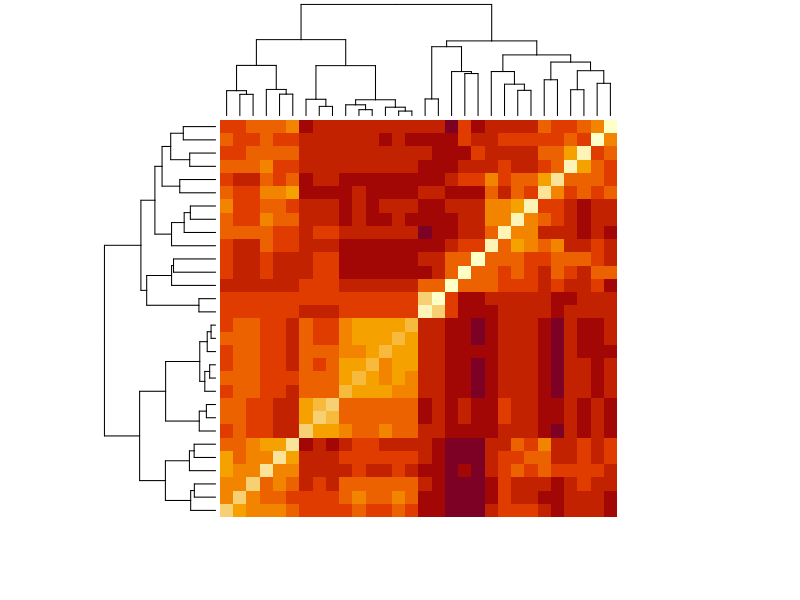
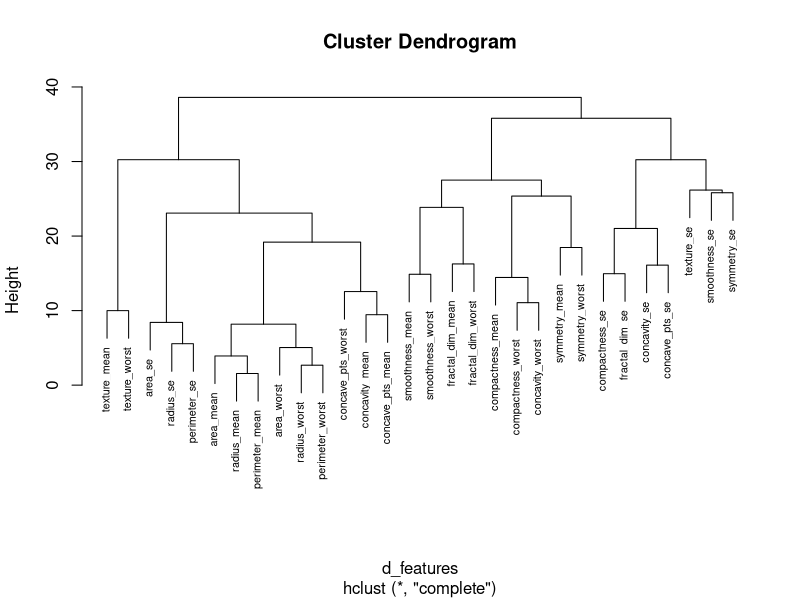
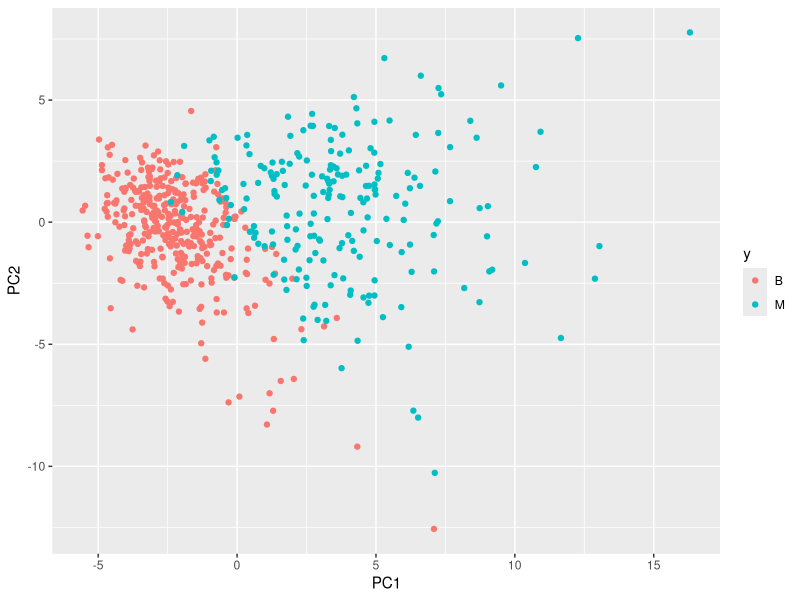
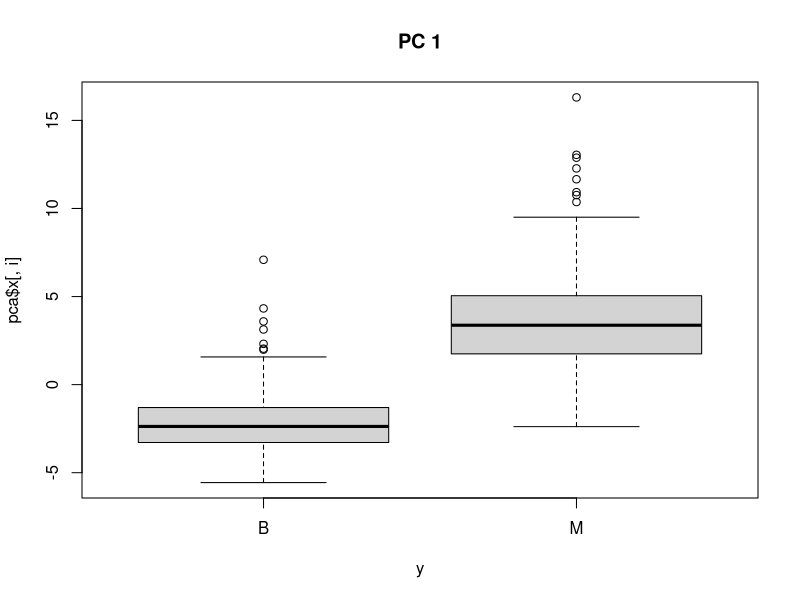
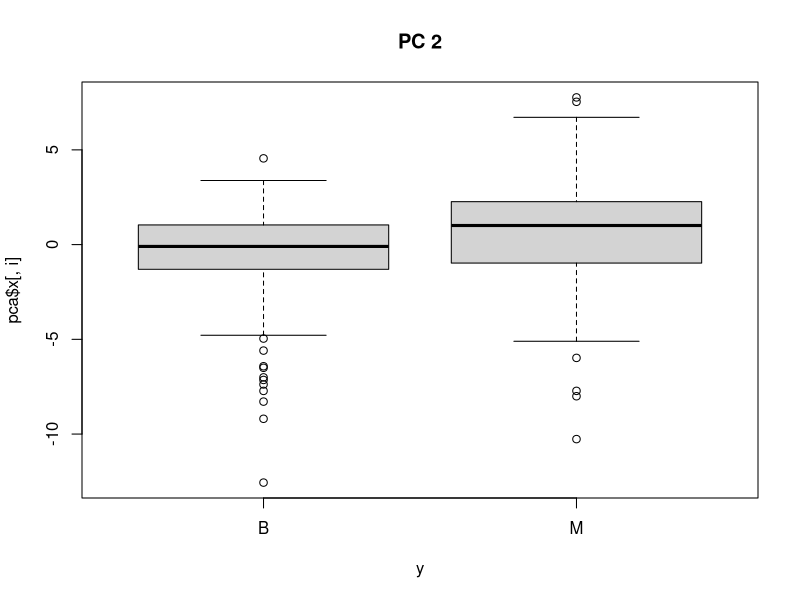
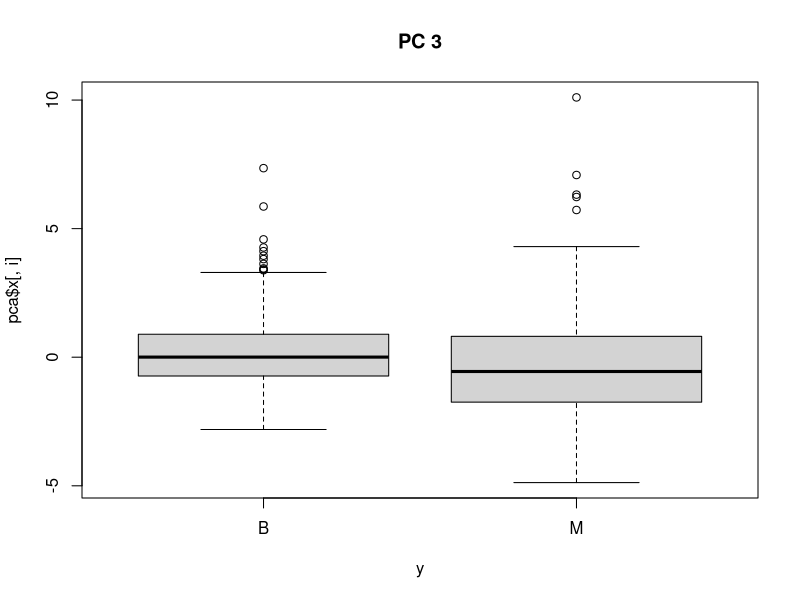
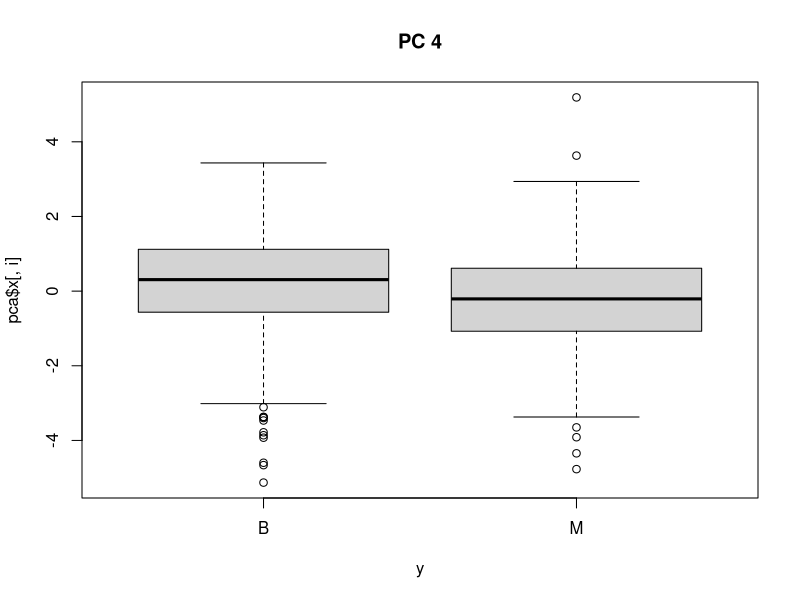
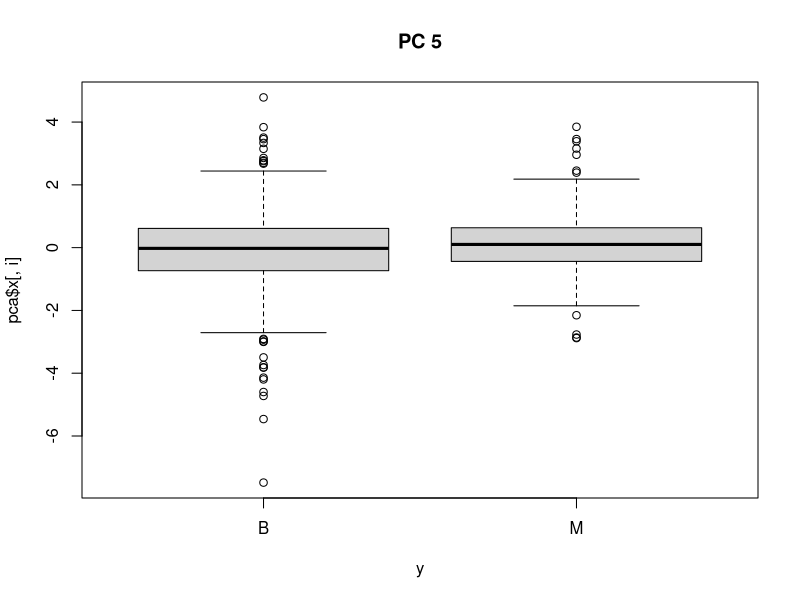

Write the R code that produced these figures, in order. (Note: this script raises an error after producing the figures.)
## ---- chunk 1
knitr::opts_chunk$set(echo = TRUE)
## ---- chunk 2
options(digits = 3)
library(matrixStats)
library(tidyverse)
library(caret)
library(dslabs) #make sure this package is updated by typing: install.packages("dslabs")
data(brca)
## ---- chunk 3
str(brca) #check the structure of the database
dim(brca$x)[1] #determine the number of samples
dim(brca$x)[2] #determine the number of features
mean(brca$y == "M") #determine the proportion of malignant samples
which.max(colMeans(brca$x)) #determine the column number with the highest mean
which.min(colSds(brca$x)) #determine the column number with the lowest sd
## ---- chunk 4
x <- brca$x
y <- brca$y

scale1 <- sweep(x, 2, colMeans(x), FUN = "-")#scale each column by subtracting the column mean
class(scale1)
scale2 <- sweep(scale1, 2, colSds(scale1), FUN = "/") #rescale by dividing by the column SD.
## ---- chunk 5
sd(scale2[,1]) #determine SD of the 1st column
median(scale2[,1]) #determine the median of the 1st column
## ---- chunk 6
dist3 <- dist(scale2)
dist3 <- as.matrix(dist3) #convert dist object into matrix
## ---- chunk 7
ind_B <- which(y == "B")
ind_M <- which(y == "M")
## ---- chunk 8
as.matrix(dist3[ind_B,]) [1:5, 1:5] 
## ---- chunk 9
vektor_dist <- dist3[1,] #Only 1st row is extracted, since we're only interested in comparisons to the 1st sample
mean(vektor_dist[ind_B])
## ---- chunk 10
mean(vektor_dist[ind_M])
## ---- chunk 11
d_features <- dist(t(scale2))
Heatmap_features <- heatmap(as.matrix(d_features), labRow = NA, labCol = NA)
Heatmap_features
## ---- chunk 12
png(filename="Figs/Heatmap_features.png")
heatmap(as.matrix(d_features), labRow = NA, labCol = NA)
dev.off()
## ---- chunk 13
h <- hclust(d_features)
plot(h, cex = 0.65)
## ---- chunk 14
png(filename="Figs/Cluster_dendrogram_features.png")
plot(h, cex = 0.65)
dev.off()
## ---- chunk 15
groups <- cutree(h, k = 5)
split(names(groups), groups)
## ---- chunk 16
pca <- prcomp(scale2)
## ---- chunk 17
summary(pca)
## ---- chunk 18
class(pca$x[,1:2]) #confirm that the class of the pca object is a matrix, which needs to be changed into dataframe before plotting:
data.frame(pca$x[,1:2], y) %>%
  ggplot(aes(PC1, PC2, col = y))+
  geom_point()
## ---- chunk 19
ggsave("Figs/PC2vsPC1_for_tumor_type.png")
## ---- chunk 20
for(i in 1:10){
  boxplot(pca$x[,i] ~ y, main = paste("PC", i))
}
## ---- chunk 21
data.frame(type = brca$y, pca$x[,1:10]) %>%
  gather(key = "PC", value = "value", -type) %>%
  ggplot(aes(PC, value, fill = type)) +
  geom_boxplot() 
## ---- chunk 22
ggsave("Figs/Boxplot_10PCs_by_tumor_type.png")
## ---- chunk 23
x_scaled <- scale2
## ---- chunk 24
set.seed(1) # if using R 3.5 or earlier
#set.seed(1, sample.kind = "Rounding")    # if using R 3.6 or later
test_index <- createDataPartition(brca$y, times = 1, p = 0.2, list = FALSE)
test_x <- x_scaled[test_index,]
test_y <- brca$y[test_index]
train_x <- x_scaled[-test_index,]
train_y <- brca$y[-test_index]
## ---- chunk 25
train <- data.frame(train_x, type = train_y)
mean(train$type == "B")
## ---- chunk 26
test <- data.frame(test_x, type = test_y)
mean(test$type == "B")
## ---- chunk 27
save(train, file = "rData/TrainDataset.rda")
save(test, file = "rData/TestDataset.rda")
## ---- chunk 28
predict_kmeans <- function(x, k) {
    centers <- k$centers    # extract cluster centers
    # calculate distance to cluster centers
    distances <- sapply(1:nrow(x), function(i){
      apply(centers, 1, function(y) dist(rbind(x[i,], y)))
    })
    max.col(-t(distances))  # select cluster with min distance to center
  }
## ---- chunk 29
set.seed(3)
## ---- chunk 30
k <- kmeans(train_x, centers = 2)
## ---- chunk 31
kmeans_preds <- predict_kmeans(test_x, k)
## ---- chunk 32
kmeans_preds_char <- ifelse(kmeans_preds == 1, "B", "M")
## ---- chunk 33
mean(kmeans_preds_char == test_y)
## ---- chunk 34
test_y_char <- as.character(test_y)
df_char <- as.data.frame(cbind(KMf = kmeans_preds_char, Yf = test_y_char))
all_YBs <- df_char %>% mutate(matches = KMf == Yf) %>% filter(Yf == "B")
mean(all_YBs$matches)
## ---- chunk 35
sensitivity(factor(kmeans_preds_char), test_y, positive = "B")
## ---- chunk 36
all_YMs <- df_char %>% mutate(matches = KMf == Yf) %>% filter(Yf == "M")
mean(all_YMs$matches)
## ---- chunk 37
sensitivity(factor(kmeans_preds_char), test_y, positive = "M")
## ---- chunk 38
fit_glm <- train(train_x, train_y, method = "glm")
## ---- chunk 39
y_hat_glm <- predict(fit_glm, test_x)
confusionMatrix(data = y_hat_glm, reference = test_y)$overall["Accuracy"]
## ---- chunk 40
fit_lda <- train(train_x, train_y, method = "lda")
y_hat_lda <- predict(fit_lda, test_x)
confusionMatrix(data = y_hat_lda, reference = test_y)$overall["Accuracy"]
## ---- chunk 41
fit_qda <- train(train_x, train_y, method = "qda")
y_hat_qda <- predict(fit_qda, test_x)
confusionMatrix(data = y_hat_qda, reference = test_y)$overall["Accuracy"]
## ---- chunk 42
library(gam) 
## ---- chunk 43
set.seed(5)
## ---- chunk 44
fit_loess <- train(train_x, train_y, method = "gamLoess") #NOTE: ignore warnings.
## ---- chunk 45
y_hat_loess <- predict(fit_loess, test_x)
## ---- chunk 46
confusionMatrix(data = y_hat_loess, reference = test_y)$overall["Accuracy"]
## ---- chunk 47
k <- seq(3,21,2)
set.seed(7) #Set the seed to 7
fit_knn <- train(train_x, train_y, method = "knn", tuneGrid = data.frame(k = k))
## ---- chunk 48
fit_knn$bestTune
## ---- chunk 49
plot(fit_knn)
## ---- chunk 50
y_hat_knn <- predict(fit_knn, test_x)
confusionMatrix(data = y_hat_knn, reference = test_y)$overall["Accuracy"]
## ---- chunk 51

set.seed(9) #Set the seed to 9
fit_rf <- train(train_x, train_y, method = "rf",tuneGrid = data.frame(mtry = c(3,5,7,9)), importance = TRUE)
## ---- chunk 52
y_hat_rf <- predict(fit_rf, test_x)
fit_rf$bestTune #Determine the best mtry value used in the model
plot(fit_rf) #A plot that shows the accuracy of the model based on different mtry values:
confusionMatrix(data = y_hat_rf, reference = test_y)$overall["Accuracy"] #overall accuracy
## ---- chunk 53
varImp(fit_rf)
## ---- chunk 54
matrix_ensemble <- cbind(y_hat_glm, y_hat_lda, y_hat_qda, y_hat_loess, y_hat_knn, y_hat_rf)

row_avg <- rowMeans(matrix_ensemble) #calculate row means
## ---- chunk 55
y_hat_ensemble <- ifelse(row_avg <= 1.5, "B", "M")
## ---- chunk 56
confusionMatrix(data = as.factor(y_hat_ensemble), reference = test_y)$overall["Accuracy"]
## ---- chunk 57
kmeans_preds_fact <- factor(kmeans_preds_char)
models <- c("K-means", "Logistic regression", "LDA", "QDA", "Loess", "KNN", "Random forest", "Ensemble")
all_acc <- c(mean(kmeans_preds_fact == test_y),
             mean(y_hat_glm == test_y),
             mean(y_hat_lda == test_y),
             mean(y_hat_qda == test_y),
             mean(y_hat_loess == test_y),
             mean(y_hat_knn == test_y),
             mean(y_hat_rf == test_y),
             mean(as.factor(y_hat_ensemble) == test_y))
data.frame(Model = models, Accuracy = all_acc) %>% arrange(desc(Accuracy))
